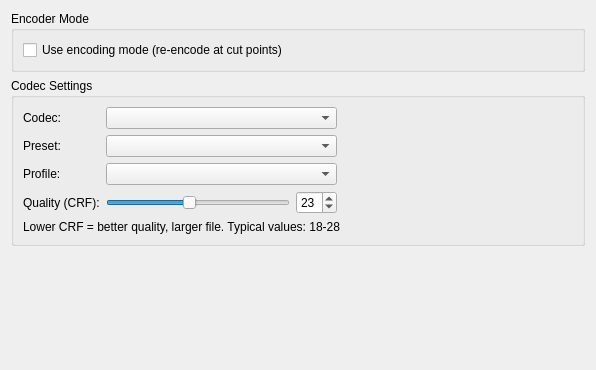
<ui version="4.0" >
 <class>TTCutSettingsEncoder</class>
 <widget class="QWidget" name="TTCutSettingsEncoder" >
  <property name="geometry" >
   <rect>
    <x>0</x>
    <y>0</y>
    <width>596</width>
    <height>370</height>
   </rect>
  </property>
  <property name="windowTitle" >
   <string>Encoder Settings</string>
  </property>
  <layout class="QVBoxLayout" name="verticalLayout">
   <item>
    <widget class="QGroupBox" name="gbEncoderMode">
     <property name="title">
      <string>Encoder Mode</string>
     </property>
     <layout class="QVBoxLayout" name="verticalLayout_2">
      <item>
       <widget class="QCheckBox" name="cbEncodingMode" >
        <property name="text" >
         <string>Use encoding mode (re-encode at cut points)</string>
        </property>
       </widget>
      </item>
     </layout>
    </widget>
   </item>
   <item>
    <widget class="QGroupBox" name="gbCodecSettings">
     <property name="title">
      <string>Codec Settings</string>
     </property>
     <layout class="QGridLayout" name="gridLayout">
      <item row="0" column="0">
       <widget class="QLabel" name="lblCodec">
        <property name="text">
         <string>Codec:</string>
        </property>
       </widget>
      </item>
      <item row="0" column="1">
       <widget class="QComboBox" name="cbCodec">
        <property name="minimumSize">
         <size>
          <width>150</width>
          <height>0</height>
         </size>
        </property>
       </widget>
      </item>
      <item row="0" column="2">
       <spacer name="horizontalSpacer">
        <property name="orientation">
         <enum>Qt::Horizontal</enum>
        </property>
        <property name="sizeHint" stdset="0">
         <size>
          <width>40</width>
          <height>20</height>
         </size>
        </property>
       </spacer>
      </item>
      <item row="1" column="0">
       <widget class="QLabel" name="lblPreset">
        <property name="text">
         <string>Preset:</string>
        </property>
       </widget>
      </item>
      <item row="1" column="1">
       <widget class="QComboBox" name="cbPreset">
        <property name="minimumSize">
         <size>
          <width>150</width>
          <height>0</height>
         </size>
        </property>
       </widget>
      </item>
      <item row="2" column="0">
       <widget class="QLabel" name="lblProfile">
        <property name="text">
         <string>Profile:</string>
        </property>
       </widget>
      </item>
      <item row="2" column="1">
       <widget class="QComboBox" name="cbProfile">
        <property name="minimumSize">
         <size>
          <width>150</width>
          <height>0</height>
         </size>
        </property>
       </widget>
      </item>
      <item row="3" column="0">
       <widget class="QLabel" name="lblCrf">
        <property name="text">
         <string>Quality (CRF):</string>
        </property>
       </widget>
      </item>
      <item row="3" column="1">
       <layout class="QHBoxLayout" name="horizontalLayout">
        <item>
         <widget class="QSlider" name="slCrf">
          <property name="minimum">
           <number>0</number>
          </property>
          <property name="maximum">
           <number>51</number>
          </property>
          <property name="value">
           <number>23</number>
          </property>
          <property name="orientation">
           <enum>Qt::Horizontal</enum>
          </property>
         </widget>
        </item>
        <item>
         <widget class="QSpinBox" name="sbCrf">
          <property name="minimum">
           <number>0</number>
          </property>
          <property name="maximum">
           <number>51</number>
          </property>
          <property name="value">
           <number>23</number>
          </property>
         </widget>
        </item>
       </layout>
      </item>
      <item row="4" column="0" colspan="3">
       <widget class="QLabel" name="lblCrfInfo">
        <property name="text">
         <string>Lower CRF = better quality, larger file. Typical values: 18-28</string>
        </property>
        <property name="wordWrap">
         <bool>true</bool>
        </property>
       </widget>
      </item>
     </layout>
    </widget>
   </item>
   <item>
    <spacer name="verticalSpacer">
     <property name="orientation">
      <enum>Qt::Vertical</enum>
     </property>
     <property name="sizeHint" stdset="0">
      <size>
       <width>20</width>
       <height>40</height>
      </size>
     </property>
    </spacer>
   </item>
  </layout>
 </widget>
 <resources/>
 <connections>
  <connection>
   <sender>slCrf</sender>
   <signal>valueChanged(int)</signal>
   <receiver>sbCrf</receiver>
   <slot>setValue(int)</slot>
  </connection>
  <connection>
   <sender>sbCrf</sender>
   <signal>valueChanged(int)</signal>
   <receiver>slCrf</receiver>
   <slot>setValue(int)</slot>
  </connection>
 </connections>
</ui>
